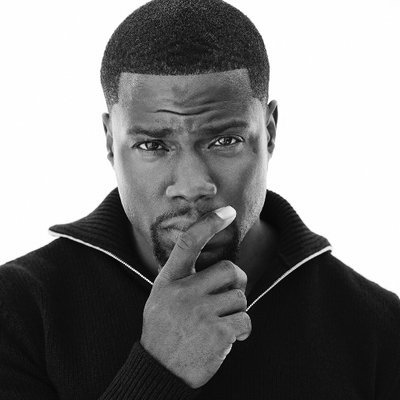
#> input picture Processamento de Imagens/implementacao 2/Implementacao 2 - Operacoes Matematicas/implementacao/Kevin-hart.jpg, 400 x 400 px
$ python adicao.py
#> lines starting #> are read from the running program, lines starting #| are printed output that depends on the picture
import cv2
import numpy as np
import matplotlib.pyplot as plt

# Função para redimensionar a imagem para corresponder ao tamanho da outra
def redimensionar_imagem(imagem, tamanho):
    return cv2.resize(imagem, (tamanho[1], tamanho[0]))

# Carregue as imagens
imagem1 = cv2.imread('Kevin-hart.jpg')
#> imagem1 is the input picture: shape (400, 400, 3); min 0, max 255, mean 130.6
imagem2 = cv2.imread('red.png')
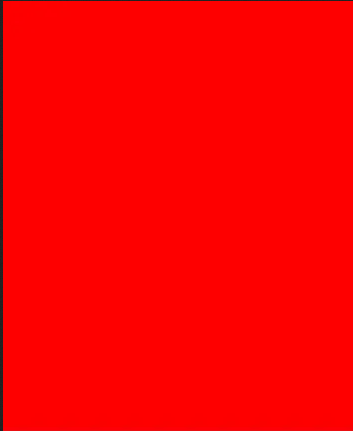
#> input picture Processamento de Imagens/implementacao 2/Implementacao 2 - Operacoes Matematicas/implementacao/red.png, 353 x 431 px
#> imagem2 is the input picture: shape (431, 353, 3); mean B, G, R 0.4, 0.4, 251.5

# Verifique se as imagens foram carregadas corretamente
if imagem1 is None or imagem2 is None:
    raise ValueError("Uma ou ambas as imagens não foram carregadas corretamente. Verifique os caminhos.")

# Converta as imagens de BGR para RGB (OpenCV usa BGR por padrão, enquanto o Matplotlib usa RGB)
imagem1_rgb = cv2.cvtColor(imagem1, cv2.COLOR_BGR2RGB)
imagem2_rgb = cv2.cvtColor(imagem2, cv2.COLOR_BGR2RGB)

# Obtenha as dimensões das imagens
altura1, largura1 = imagem1.shape[:2]
#> altura1 = 400; largura1 = 400
altura2, largura2 = imagem2.shape[:2]
#> altura2 = 431; largura2 = 353

# Redimensione a segunda imagem para o tamanho da primeira imagem
imagem2_redimensionada = redimensionar_imagem(imagem2_rgb, (largura1, altura1))
#> in redimensionar_imagem, `return cv2.resize(imagem, (tamanho[1], tamanho[0]))`:
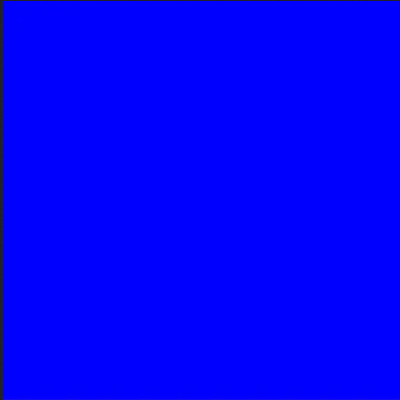
#> returned value: shape (400, 400, 3); mean of channels 0, 1, 2 251.5, 0.4, 0.4; drawn as B, G, R

# Adicione as imagens
imagem_adicionada = cv2.add(imagem1_rgb, imagem2_redimensionada)
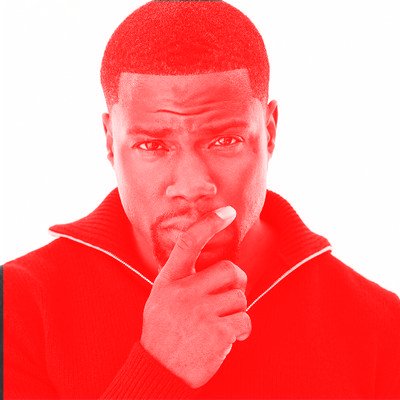
#> imagem_adicionada: shape (400, 400, 3); mean R, G, B 254.4, 130.8, 130.8

# Salve a imagem adicionada localmente
cv2.imwrite('imagem_adicionada.jpg', cv2.cvtColor(imagem_adicionada, cv2.COLOR_RGB2BGR))

# Configurações de exibição
fig, axes = plt.subplots(1, 3, figsize=(15, 5))

# Exiba a imagem 1
axes[0].imshow(imagem1_rgb)
axes[0].set_title('Imagem 1')
axes[0].axis('off')

# Exiba a imagem 2 redimensionada
axes[1].imshow(imagem2_redimensionada)
axes[1].set_title('Imagem 2 Redimensionada')
axes[1].axis('off')

# Exiba a imagem resultante
axes[2].imshow(imagem_adicionada)
axes[2].set_title('Imagem Adicionada')
axes[2].axis('off')

# Exiba o gráfico
plt.tight_layout()
plt.show()
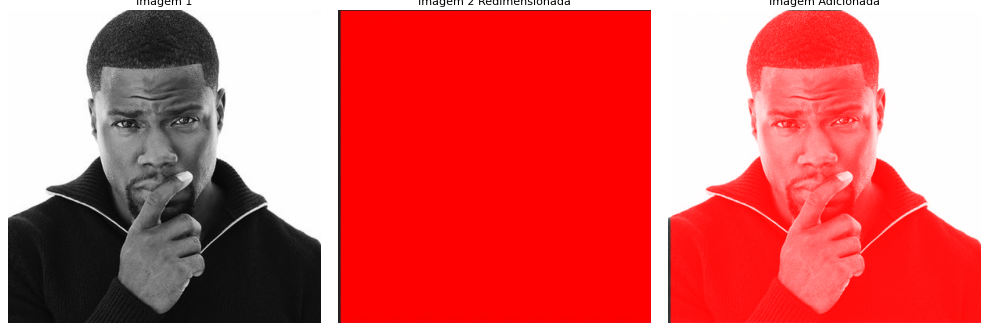
#> figure drawn by matplotlib, 3 panels
